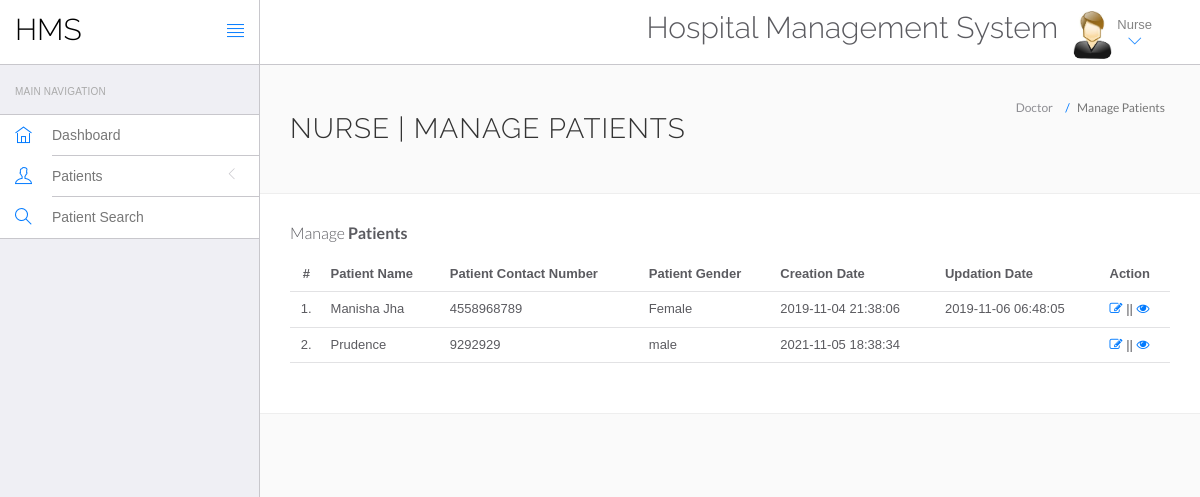
The app's page /hospital/hms/nurse/manage-patient.php (signed in) with its own data.
### tables this page shows
CREATE TABLE IF NOT EXISTS `tblpatient` (
  `ID` int NOT NULL AUTO_INCREMENT,
  `Docid` int DEFAULT NULL,
  `PatientName` varchar(200) DEFAULT NULL,
  `PatientContno` bigint DEFAULT NULL,
  `PatientEmail` varchar(200) DEFAULT NULL,
  `PatientGender` varchar(50) DEFAULT NULL,
  `PatientAdd` mediumtext,
  `PatientAge` int DEFAULT NULL,
  `PatientMedhis` mediumtext,
  `CreationDate` timestamp NULL DEFAULT CURRENT_TIMESTAMP,
  `UpdationDate` timestamp NULL DEFAULT NULL ON UPDATE CURRENT_TIMESTAMP,
  PRIMARY KEY (`ID`)
);

### hospital/hms/nurse/manage-patient.php (the view, shortened to what this page needs)
<?php
include('../admin/include/config.php');
?>
<?php include('head.php') ?>
	<body>
		<div id="app">
<?php include('include/sidebar.php');?>
<div class="app-content">
<?php include('include/header.php');?>
<div class="main-content" >
<div class="wrap-content container" id="container">
<section id="page-title">
<div class="row">
<div class="col-sm-8">
<h1 class="mainTitle">Nurse | Manage Patients</h1>
</div>
<ol class="breadcrumb">
<li>
<span>Doctor</span>
</li>
<li class="active">
<span>Manage Patients</span>
</li>
</ol>
</div>
</section>
<div class="container-fluid container-fullw bg-white">
<div class="row">
<div class="col-md-12">
<h5 class="over-title margin-bottom-15">Manage <span class="text-bold">Patients</span></h5>
<table class="table table-hover" id="sample-table-1">
<thead>
<tr>
<th class="center">#</th>
<th>Patient Name</th>
<th>Patient Contact Number</th>
<th>Patient Gender </th>
<th>Creation Date </th>
<th>Updation Date </th>
<th>Action</th>
</tr>
</thead>
<tbody>
<?php
$docid=$_SESSION['id'];
$sql=mysqli_query($con,"select * from tblpatient where Docid='$docid' ");
$cnt=1;
while($row=mysqli_fetch_array($sql))
{
?>
<tr>
<td class="center"><?php echo $cnt;?>.</td>
<td class="hidden-xs"><?php echo $row['PatientName'];?></td>
<td><?php echo $row['PatientContno'];?></td>
<td><?php echo $row['PatientGender'];?></td>
<td><?php echo $row['CreationDate'];?></td>
<td><?php echo $row['UpdationDate'];?>
</td>
<td>
<a href="edit-patient.php?editid=<?php echo $row['ID'];?>"><i class="fa fa-edit"></i></a> || <a href="view-patient.php?viewid=<?php echo $row['ID'];?>"><i class="fa fa-eye"></i></a>
</td>
</tr>
<?php
$cnt=$cnt+1;
 }?></tbody>
</table>
</div>
</div>
</div>
</div>
</div>
</div>
</div>
	</body>
</html>

### hospital/hms/admin/assets/css/themes/theme-1.css (style rules this page uses)
body { background: #FAFAFA; }

### records on screen
tblpatient: PatientName "Manisha Jha", PatientContno "4558968789", PatientGender "Female", CreationDate "2019-11-04 21:38:06", UpdationDate "2019-11-06 06:48:05"
tblpatient: PatientName "Prudence", PatientContno "9292929", PatientGender "male", CreationDate "2021-11-05 18:38:34"
